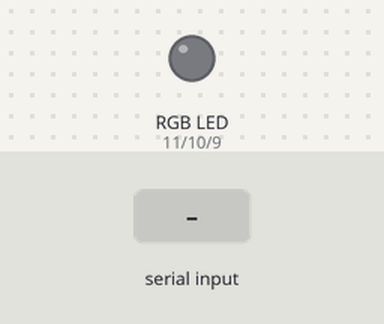
Bench run of a sketch on a simulated Arduino Uno, built with avr-gcc and run on an emulated ATmega328P. Parts: an RGB LED mixed from three pins (HIGH = lit). The inputs (shaded band) are chosen by the test bench. Dim RGB values are drawn brighter than linear; what the sketch prints to the serial monitor is not drawn.

Above: at 1.2 s.
1.3 s: "90,45,200\n" received over Serial
3.0 s: "30,150,10\n" received over Serial
4.7 s: "90,45\n" received over Serial
At 6.3 s:
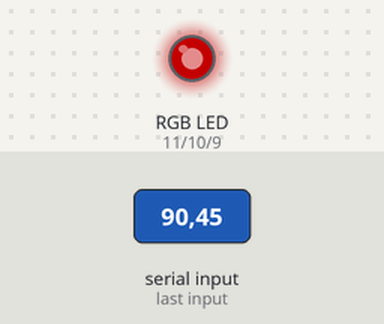
Timing chart, 0 to 11.4 s (numbered marks = the images above; inputs shaded):
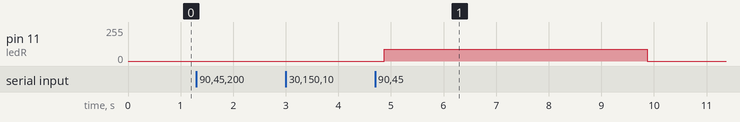

The sketch:

RGB_led_desde_consola.ino
```cpp
int ledR = 11;
int ledG = 10;
int ledB = 9;


void setup() {
  pinMode( ledR, OUTPUT) ;
  pinMode( ledG, OUTPUT) ;
  pinMode( ledB, OUTPUT) ;
  Serial.begin(9600);
}

void loop() {
 char r = ' ', g = ' ', b = ' ' ;
 String cR ="", cG="", cB="" ;

 Color(0,0,0);

 if (Serial.available()) //Comprobamos si hay algo esperando
     {
        while( r != '\n') //Si lo hay, lo leemos hasta el intro
            {
              cR = cR + r ; // Añadimos lo leído al mensaje
              r = Serial.read(); //Leer 1 carácter
              delay(25);
            }
        Serial.println("RED: "+cR); //Al salir imprimir el mensaje

        while( g != '\n') //Si lo hay, lo leemos hasta el intro
            {
              cG = cG + g ; // Añadimos lo leído al mensaje
              g = Serial.read(); //Leer 1 carácter
              delay(25);
            }
        Serial.println("GREEN: "+cG); //Al salir imprimir el mensaje

        while( b != '\n') //Si lo hay, lo leemos hasta el intro
            {
              cB = cB + b ; // Añadimos lo leído al mensaje
              b = Serial.read(); //Leer 1 carácter
              delay(25);
            }
        Serial.println("BLUE: "+cB); //Al salir imprimir el mensaje

        Color(cR.toInt(), cG.toInt(), cB.toInt());
        delay(5000);
     }

}

void Color(int R, int G, int B)
{
    analogWrite(ledR, R) ;   // Red    - Rojo
    analogWrite(ledG, G) ;   // Green - Verde
    analogWrite(ledB, B) ;   // Blue - Azul
}
```

Measured:
- after the input at 1.3 s, every drawn part: stays the same
- after the input at 3.0 s, every drawn part: stays the same
- after the input at 4.7 s, pin 11 (ledR): 0/255 → 90/255 after 0.17 s, → 0/255 5.0 s later
